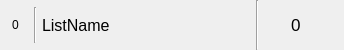
<?xml version="1.0" encoding="UTF-8"?>
<ui version="4.0">
 <class>ListItem</class>
 <widget class="QWidget" name="ListItem">
  <property name="geometry">
   <rect>
    <x>0</x>
    <y>0</y>
    <width>344</width>
    <height>50</height>
   </rect>
  </property>
  <property name="minimumSize">
   <size>
    <width>0</width>
    <height>50</height>
   </size>
  </property>
  <property name="maximumSize">
   <size>
    <width>16777215</width>
    <height>50</height>
   </size>
  </property>
  <property name="windowTitle">
   <string>Form</string>
  </property>
  <layout class="QHBoxLayout" name="horizontalLayout">
   <property name="spacing">
    <number>0</number>
   </property>
   <property name="leftMargin">
    <number>0</number>
   </property>
   <property name="topMargin">
    <number>0</number>
   </property>
   <property name="rightMargin">
    <number>0</number>
   </property>
   <property name="bottomMargin">
    <number>0</number>
   </property>
   <item>
    <widget class="QWidget" name="Holder" native="true">
     <property name="styleSheet">
      <string notr="true"/>
     </property>
     <layout class="QHBoxLayout" name="horizontalLayout_2">
      <property name="spacing">
       <number>6</number>
      </property>
      <property name="leftMargin">
       <number>3</number>
      </property>
      <property name="topMargin">
       <number>0</number>
      </property>
      <property name="rightMargin">
       <number>9</number>
      </property>
      <property name="bottomMargin">
       <number>0</number>
      </property>
      <item>
       <widget class="QLabel" name="Number">
        <property name="minimumSize">
         <size>
          <width>25</width>
          <height>0</height>
         </size>
        </property>
        <property name="maximumSize">
         <size>
          <width>25</width>
          <height>16777215</height>
         </size>
        </property>
        <property name="styleSheet">
         <string notr="true">background: transparent;</string>
        </property>
        <property name="text">
         <string>0</string>
        </property>
        <property name="alignment">
         <set>Qt::AlignCenter</set>
        </property>
       </widget>
      </item>
      <item>
       <widget class="Line" name="line">
        <property name="maximumSize">
         <size>
          <width>2</width>
          <height>36</height>
         </size>
        </property>
        <property name="styleSheet">
         <string notr="true"/>
        </property>
        <property name="orientation">
         <enum>Qt::Vertical</enum>
        </property>
       </widget>
      </item>
      <item>
       <widget class="QWidget" name="ListNameHolder" native="true">
        <property name="styleSheet">
         <string notr="true">background: transparent;</string>
        </property>
        <layout class="QGridLayout" name="gridLayout">
         <property name="leftMargin">
          <number>0</number>
         </property>
         <property name="topMargin">
          <number>0</number>
         </property>
         <property name="rightMargin">
          <number>0</number>
         </property>
         <property name="bottomMargin">
          <number>0</number>
         </property>
         <item row="0" column="0">
          <widget class="QLabel" name="ListName">
           <property name="minimumSize">
            <size>
             <width>200</width>
             <height>0</height>
            </size>
           </property>
           <property name="font">
            <font>
             <pointsize>12</pointsize>
            </font>
           </property>
           <property name="styleSheet">
            <string notr="true">background: transparent;</string>
           </property>
           <property name="text">
            <string>ListName</string>
           </property>
          </widget>
         </item>
         <item row="0" column="1">
          <spacer name="horizontalSpacer_3">
           <property name="orientation">
            <enum>Qt::Horizontal</enum>
           </property>
           <property name="sizeType">
            <enum>QSizePolicy::Expanding</enum>
           </property>
           <property name="sizeHint" stdset="0">
            <size>
             <width>40</width>
             <height>20</height>
            </size>
           </property>
          </spacer>
         </item>
        </layout>
       </widget>
      </item>
      <item>
       <widget class="Line" name="line_2">
        <property name="orientation">
         <enum>Qt::Vertical</enum>
        </property>
       </widget>
      </item>
      <item>
       <widget class="QWidget" name="ItemsHolder" native="true">
        <property name="styleSheet">
         <string notr="true">background: transparent;</string>
        </property>
        <layout class="QHBoxLayout" name="horizontalLayout_3">
         <property name="leftMargin">
          <number>0</number>
         </property>
         <item>
          <spacer name="horizontalSpacer">
           <property name="orientation">
            <enum>Qt::Horizontal</enum>
           </property>
           <property name="sizeHint" stdset="0">
            <size>
             <width>42</width>
             <height>20</height>
            </size>
           </property>
          </spacer>
         </item>
         <item>
          <widget class="QLabel" name="Items">
           <property name="font">
            <font>
             <pointsize>13</pointsize>
            </font>
           </property>
           <property name="styleSheet">
            <string notr="true">background: transparent;</string>
           </property>
           <property name="text">
            <string>0</string>
           </property>
          </widget>
         </item>
         <item>
          <spacer name="horizontalSpacer_2">
           <property name="orientation">
            <enum>Qt::Horizontal</enum>
           </property>
           <property name="sizeHint" stdset="0">
            <size>
             <width>40</width>
             <height>20</height>
            </size>
           </property>
          </spacer>
         </item>
        </layout>
       </widget>
      </item>
     </layout>
    </widget>
   </item>
  </layout>
 </widget>
 <resources/>
 <connections/>
</ui>
